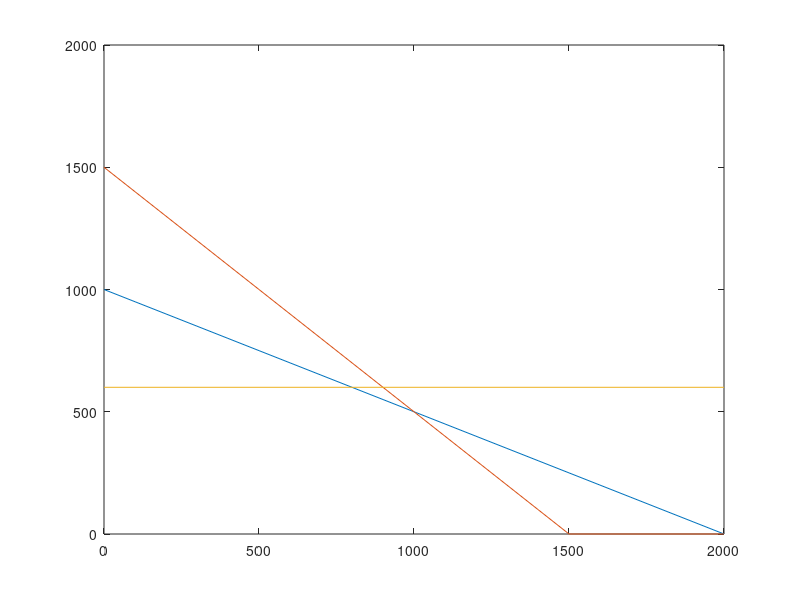

The MATLAB script that drew this image:
%CODE 1-GRAPHICAL METHOD
clc
close all
%clear all
A = [1,2;1,1;0,1];
C= [3,5];
B = [2000,1500,600]; %semicolon used to hide solution
X1 = 0:100:max(B) ; %Its value is fixed and the value of X2 is determined
X21=(B(1)- A(1,1).*X1)./A(1,2);
X22=(B(2)- A(2,1).*X1)./A(2,2);
X23=(B(3)-A(3,1).*X1)./A(3,2);
X21=max(0,X21);
X22=max(0,X22);
X23=max(0,X23);
plot (X1,X21,X1,X22,X1,X23)
 
CX1=find(X1==0); %used to find position
C1=find(X21==0);
Line1=[X1(:,[C1,CX1]); X21(:,[C1, CX1])]';
C2=find(X22==0);
Line2=[X1(:,[C2,CX1]); X22(:,[C2, CX1])]';
C3=find(X23==0);
Line3=[X1(:,[C3,CX1]); X23(:,[C3, CX1])]';
corpt=unique([Line1;Line2;Line3],"rows");
%Above used to find the corner points of the lines
 
%to find the INTERSECTION POINTS OF THE LINES
pt=[0 0];
for i=1:size(A,1)%BASICALLY 3
for j=i+1:size(A,1)
A1=A([i,j],:);
B1=B([i,j]);
X=(A1\B1')';%Can also be (inv(A1)*B1')'--same output
pt=[pt;X]
end
end
 
 
allpoints=[pt;corpt]
points=unique(allpoints,"rows")
%There are 12 points in all
%Feasible region
 
for i=1:size(points,1)
const1(i)=A(1,1)*points(i,1)+A(1,2)*points(i,2)-B(1)
const2(i)=A(2,1)*points(i,1)+A(2,2)*points(i,2)-B(2)
const3(i)=A(3,1)*points(i,1)+A(3,2)*points(i,2)-B(3) 
end
S1=find(const1>0);
S2=find(const2>0);
S3=find(const3>0);
S=unique([S1,S2,S3])
points(S,:)=[]
 
%METHOD OF FINDING THE OPTIMAL VALUE BY CHECKING THE POINTS IN THE
%OBJECTIVE FUNCTION--easier method
 
 
Z=points*C'
[obj index]=max(Z)
points(index,:)
 
 
 
 
 
 